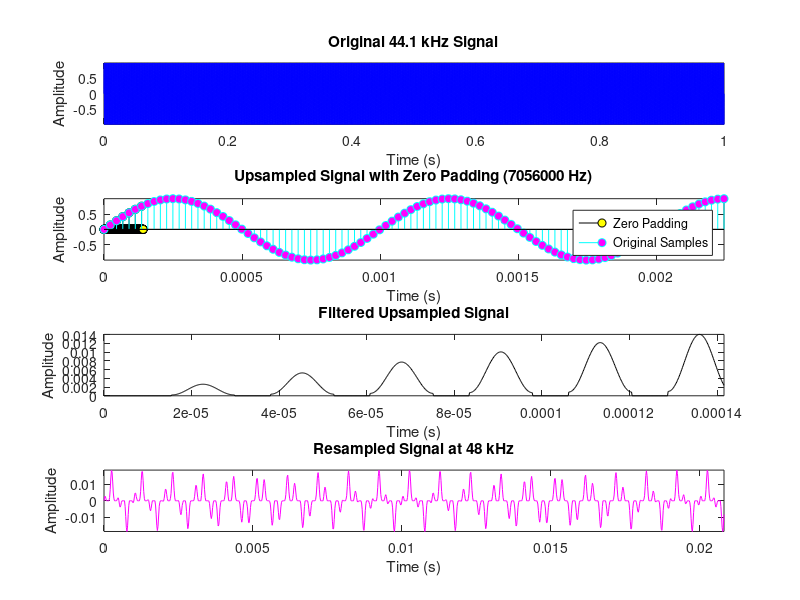

Recreate this plot in MATLAB.
% Given sample rates
Fs_in = 44100; % Original sample rate (44.1 kHz)
Fs_out = 48000; % Target sample rate (48 kHz)
% Calculate the least common multiple for resampling
[L, M] = rat(Fs_out / Fs_in); % Approximated conversion ratio using rational fraction
% Generate example signal: 1-second sine wave
duration = 1; % Time duration (1 second)
t_orig = 0:1/Fs_in:duration; % Time vector for original signal
freq_tone = 1000; % Tone frequency (1 kHz)
signal_orig = sin(2 * pi * freq_tone * t_orig); % Original 1 kHz sine wave at 44.1 kHz
% Step 1: Zero padding (Upsampling)
signal_upsampled = upsample(signal_orig, L); % Zero-padding by L
% Step 2: Anti-aliasing filter design (Low-pass filter)
cutoff_freq = min(Fs_in, Fs_out) / 2; % Nyquist frequency of the lower sample rate
filter_order = 101; % Increased filter order for better attenuation
lp_filter = fir1(filter_order, 2*cutoff_freq/(Fs_in*L)); % Low-pass FIR filter design
% Filter the signal after upsampling
signal_filtered = conv(signal_upsampled, lp_filter, 'same'); % Convolve with FIR filter
% Step 3: Downsampling
signal_resampled = downsample(signal_filtered, M); % Downsample by M
% Time vectors for plotting
t_upsampled = 0:1/(Fs_in*L):duration-1/(Fs_in*L); % Adjusted time axis after upsampling
t_resampled = 0:1/Fs_out:(length(signal_resampled)-1)/Fs_out; % Time axis for the final resampled signal
% Plotting the original and processed signals
figure;
subplot(4,1,1);
plot(t_orig, signal_orig, 'b');
title('Original 44.1 kHz Signal');
xlabel('Time (s)');
ylabel('Amplitude');
axis tight;
% Plot the upsampled signal (with inserted zeros)
subplot(4,1,2);
stem(t_upsampled(1:1000), signal_upsampled(1:1000), 'k', 'MarkerFaceColor', 'y');
hold on;
stem(t_orig(1:100), signal_orig(1:100), 'c', 'MarkerFaceColor', 'm');
title(['Upsampled Signal with Zero Padding (', num2str(L*Fs_in), ' Hz)']);
xlabel('Time (s)');
ylabel('Amplitude');
legend('Zero Padding', 'Original Samples');
axis tight;
% Plot the filtered signal after upsampling
subplot(4,1,3);
plot(t_upsampled(1:1000), signal_filtered(1:1000), 'k');
title('Filtered Upsampled Signal');
xlabel('Time (s)');
ylabel('Amplitude');
axis tight;
% Plot the final downsampled signal
subplot(4,1,4);
plot(t_resampled(1:1000), signal_resampled(1:1000), 'm');
title('Resampled Signal at 48 kHz');
xlabel('Time (s)');
ylabel('Amplitude');
axis tight;

% Playback of original and resampled signals
sound(signal_orig, Fs_in); % Play the original signal at 44.1 kHz
pause(2); % Wait for the original signal to finish
sound(signal_resampled, Fs_out); % Play the resampled signal at 48 kHz
